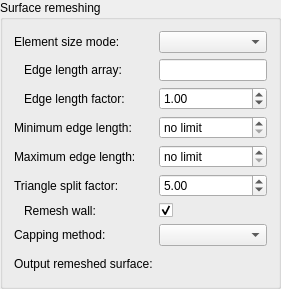
       <widget class="ctkCollapsibleGroupBox" name="surfaceRemeshingCollapsibleGroupBox">
        <property name="title">
         <string>Surface remeshing</string>
        </property>
        <property name="collapsed">
         <bool>true</bool>
        </property>
        <layout class="QFormLayout" name="formLayout">
         <item row="0" column="0">
          <widget class="QLabel" name="elementSizeModeLabel">
           <property name="text">
            <string>Element size mode:</string>
           </property>
          </widget>
         </item>
         <item row="0" column="1">
          <widget class="QComboBox" name="elementSizeModeComboBox">
           <property name="toolTip">
            <string>Where the wanted size of a surface triangle comes from: one edge length for the whole surface, or a value per point read from an array carried on the input surface, which is how a mesh can be made finer where the vessel is narrow.</string>
           </property>
           <property name="SlicerParameterName" stdset="0">
            <string>elementSizeMode</string>
           </property>
          </widget>
         </item>
         <item row="2" column="0">
          <widget class="QLabel" name="targetEdgeLengthArrayNameLabel">
           <property name="text">
            <string>Edge length array:</string>
           </property>
           <property name="indent">
            <number>10</number>
           </property>
          </widget>
         </item>
         <item row="2" column="1">
          <widget class="QLineEdit" name="targetEdgeLengthArrayNameLineEdit">
           <property name="toolTip">
            <string>Name of the point data array of the input surface holding a target edge length per point. Read when the element size mode is set to take it from an array.</string>
           </property>
           <property name="SlicerParameterName" stdset="0">
            <string>targetEdgeLengthArrayName</string>
           </property>
          </widget>
         </item>
         <item row="3" column="0">
          <widget class="QLabel" name="targetEdgeLengthFactorLabel">
           <property name="text">
            <string>Edge length factor:</string>
           </property>
           <property name="indent">
            <number>10</number>
           </property>
          </widget>
         </item>
         <item row="3" column="1">
          <widget class="QDoubleSpinBox" name="targetEdgeLengthFactorSpinBox">
           <property name="toolTip">
            <string>What the values of the edge length array are multiplied by, so that a mesh can be made uniformly finer or coarser without recomputing the array.</string>
           </property>
           <property name="decimals">
            <number>2</number>
           </property>
           <property name="minimum">
            <double>0.010000000000000</double>
           </property>
           <property name="maximum">
            <double>100.000000000000000</double>
           </property>
           <property name="singleStep">
            <double>0.100000000000000</double>
           </property>
           <property name="value">
            <double>1.000000000000000</double>
           </property>
           <property name="SlicerParameterName" stdset="0">
            <string>targetEdgeLengthFactor</string>
           </property>
          </widget>
         </item>
         <item row="4" column="0">
          <widget class="QLabel" name="minEdgeLengthLabel">
           <property name="text">
            <string>Minimum edge length:</string>
           </property>
          </widget>
         </item>
         <item row="4" column="1">
          <widget class="QDoubleSpinBox" name="minEdgeLengthSpinBox">
           <property name="toolTip">
            <string>Edge length below which the remesher stops collapsing edges. 0 leaves it free to make a cell as small as the shape asks for.</string>
           </property>
           <property name="specialValueText">
            <string>no limit</string>
           </property>
           <property name="suffix">
            <string notr="true"> mm</string>
           </property>
           <property name="decimals">
            <number>3</number>
           </property>
           <property name="minimum">
            <double>0.000000000000000</double>
           </property>
           <property name="maximum">
            <double>1000.000000000000000</double>
           </property>
           <property name="singleStep">
            <double>0.100000000000000</double>
           </property>
           <property name="value">
            <double>0.000000000000000</double>
           </property>
           <property name="SlicerParameterName" stdset="0">
            <string>minEdgeLength</string>
           </property>
          </widget>
         </item>
         <item row="5" column="0">
          <widget class="QLabel" name="maxEdgeLengthLabel">
           <property name="text">
            <string>Maximum edge length:</string>
           </property>
          </widget>
         </item>
         <item row="5" column="1">
          <widget class="QDoubleSpinBox" name="maxEdgeLengthSpinBox">
           <property name="toolTip">
            <string>Edge length above which the remesher keeps splitting, whatever the target says. It also limits the thickness of the boundary layer. 0 leaves both unlimited.</string>
           </property>
           <property name="specialValueText">
            <string>no limit</string>
           </property>
           <property name="suffix">
            <string notr="true"> mm</string>
           </property>
           <property name="decimals">
            <number>3</number>
           </property>
           <property name="minimum">
            <double>0.000000000000000</double>
           </property>
           <property name="maximum">
            <double>1000.000000000000000</double>
           </property>
           <property name="singleStep">
            <double>0.100000000000000</double>
           </property>
           <property name="value">
            <double>0.000000000000000</double>
           </property>
           <property name="SlicerParameterName" stdset="0">
            <string>maxEdgeLength</string>
           </property>
          </widget>
         </item>
         <item row="6" column="0">
          <widget class="QLabel" name="triangleSplitFactorLabel">
           <property name="text">
            <string>Triangle split factor:</string>
           </property>
          </widget>
         </item>
         <item row="6" column="1">
          <widget class="QDoubleSpinBox" name="triangleSplitFactorSpinBox">
           <property name="toolTip">
            <string>How many times larger than the target a triangle has to be before the remesher splits it about its centre rather than subdividing one of its edges.</string>
           </property>
           <property name="decimals">
            <number>2</number>
           </property>
           <property name="minimum">
            <double>1.000000000000000</double>
           </property>
           <property name="maximum">
            <double>100.000000000000000</double>
           </property>
           <property name="singleStep">
            <double>0.500000000000000</double>
           </property>
           <property name="value">
            <double>5.000000000000000</double>
           </property>
           <property name="SlicerParameterName" stdset="0">
            <string>triangleSplitFactor</string>
           </property>
          </widget>
         </item>
         <item row="7" column="0">
          <widget class="QLabel" name="remeshWallLabel">
           <property name="text">
            <string>Remesh wall:</string>
           </property>
           <property name="indent">
            <number>10</number>
           </property>
          </widget>
         </item>
         <item row="7" column="1">
          <widget class="QCheckBox" name="remeshWallCheckBox">
           <property name="toolTip">
            <string>Remesh the vessel wall along with the caps. Turn this off to remesh the caps alone and leave the wall exactly as it came in, together with the rim the two share.</string>
           </property>
           <property name="text">
            <string/>
           </property>
           <property name="checked">
            <bool>true</bool>
           </property>
           <property name="SlicerParameterName" stdset="0">
            <string>remeshWall</string>
           </property>
          </widget>
         </item>
         <item row="8" column="0">
          <widget class="QLabel" name="cappingMethodLabel">
           <property name="text">
            <string>Capping method:</string>
           </property>
          </widget>
         </item>
         <item row="8" column="1">
          <widget class="QComboBox" name="cappingMethodComboBox">
           <property name="toolTip">
            <string>Shape of the mesh that closes an open boundary. &quot;Simple&quot; fills each boundary on its own, which is what the clipped end of a vessel lumen wants. The annular methods close the ring between an inner and an outer boundary instead, which is the shape the end of a vessel wall of finite thickness has.</string>
           </property>
           <property name="SlicerParameterName" stdset="0">
            <string>cappingMethod</string>
           </property>
          </widget>
         </item>
         <item row="9" column="0">
          <widget class="QLabel" name="outputRemeshedSurfaceLabel">
           <property name="text">
            <string>Output remeshed surface:</string>
           </property>
          </widget>
         </item>
         <item row="9" column="1">
          <layout class="QHBoxLayout" name="outputRemeshedSurfaceRowLayout">
           <item>
            <widget class="qMRMLNodeComboBox" name="outputRemeshedSurfaceSelector">
             <property name="sizePolicy">
              <sizepolicy hsizetype="Expanding" vsizetype="Fixed">
               <horstretch>1</horstretch>
               <verstretch>0</verstretch>
              </sizepolicy>
             </property>
             <property name="toolTip">
              <string>Optional. Model node the remeshed surface alone is written into, which is the surface the volume mesh was built on.</string>
             </property>
             <property name="nodeTypes">
              <stringlist notr="true">
               <string>vtkMRMLModelNode</string>
              </stringlist>
             </property>
             <property name="showChildNodeTypes">
              <bool>false</bool>
             </property>
             <property name="noneEnabled">
              <bool>true</bool>
             </property>
             <property name="addEnabled">
              <bool>true</bool>
             </property>
             <property name="removeEnabled">
              <bool>true</bool>
             </property>
             <property name="renameEnabled">
              <bool>true</bool>
             </property>
             <property name="SlicerParameterName" stdset="0">
              <string>outputRemeshedSurface</string>
             </property>
            </widget>
           </item>
           <item>
            <widget class="QToolButton" name="outputRemeshedSurfaceEdgesButton">
             <property name="enabled">
              <bool>false</bool>
             </property>
             <property name="toolTip">
              <string>Show or hide the edges of the remeshed surface</string>
             </property>
             <property name="text">
              <string/>
             </property>
             <property name="toolButtonStyle">
              <enum>Qt::ToolButtonIconOnly</enum>
             </property>
             <property name="autoRaise">
              <bool>true</bool>
             </property>
            </widget>
           </item>
           <item>
            <widget class="QToolButton" name="outputRemeshedSurfaceVisibilityButton">
             <property name="enabled">
              <bool>false</bool>
             </property>
             <property name="toolTip">
              <string>Show or hide the remeshed surface</string>
             </property>
             <property name="text">
              <string/>
             </property>
             <property name="toolButtonStyle">
              <enum>Qt::ToolButtonIconOnly</enum>
             </property>
             <property name="autoRaise">
              <bool>true</bool>
             </property>
            </widget>
           </item>
          </layout>
         </item>
        </layout>
       </widget>
